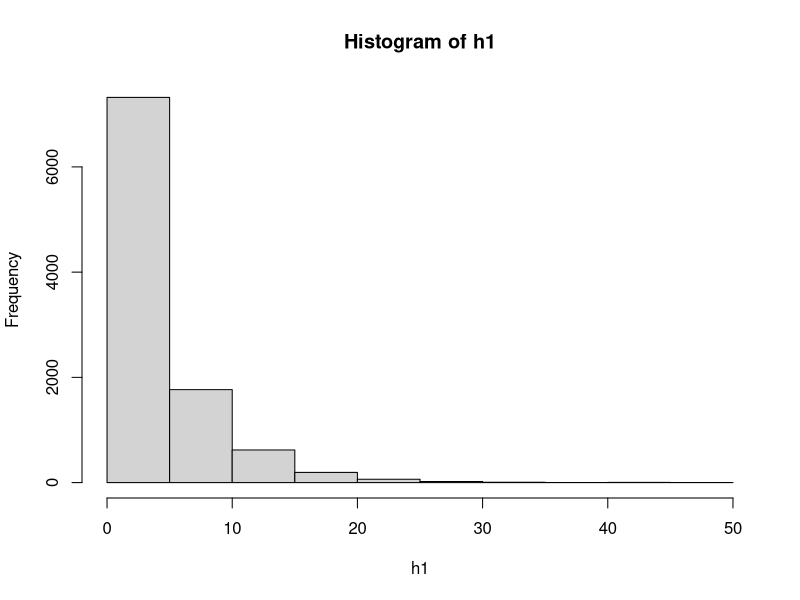
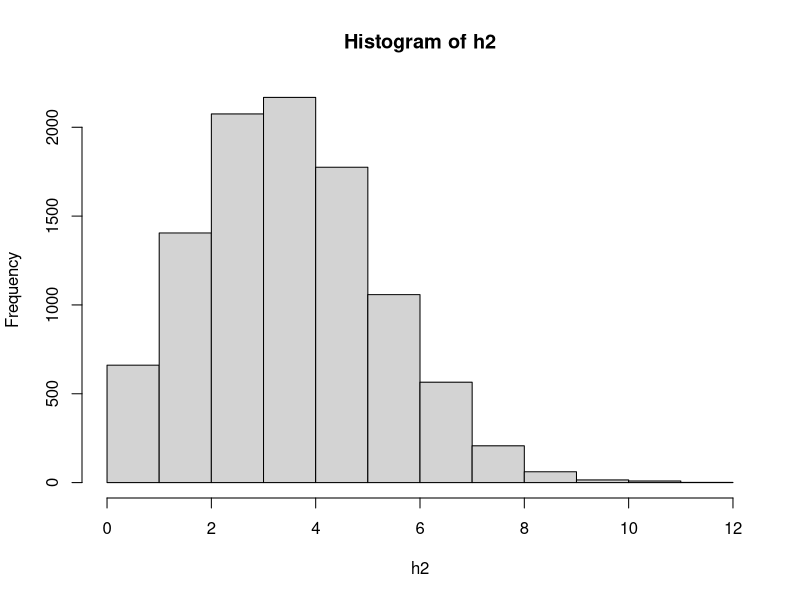

R code for these plots, in order: (Note: this script raises an error after producing the figures.)
# 1
x1 = 3
p1 = 0.20

# 1a
dgeom(x = x1, p = p1)

# 1b
set.seed(10)
mean(rgeom(10000, p1) == 3)

# 1d
h1 <- rgeom(10000, p1)
hist(h1)

# 1e
mu_1 = 1/p1
var_1 = (1/p1) * (1/p1 - 1)
mu_1
var_1

# 2a
x2 <- 4
n2 <- 20
p2 <- 0.20
dbinom(x2, n2, p2)

# 2b
h2 <- rbinom(10000, n2, p2)
hist(h2)

# 2c
mu_2 <- n2 * p2
var_2 <- n2 * p2 * (1 - p2)
mu_2
Var_2

# 3a
lambd3 <- 4.5 
x3 <- 6
dpois(x3, lambd3)
  
# 3b  
h3 <- rpois(365, lambd3)
hist(h3)

# 3d
mu_3 <- lambd3
var_3 <- lambd3
mu_3
var_3

# 4a
x4 = 2
v4 = 10
dchisq(x4,v4)

# 4b
set.seed(10)
h4 <- rchisq(100, 10);
hist(h4)

# 4c
alpha_4 <- v4/2
beta_4 <- 2
mu_4 = alpha_4 * beta_4
var_4 = alpha_4 * (beta_4 ^ 2)
mu_4
var_4

# 5a


# 5b


# 5c


# 6a


# 6b


# 6c
